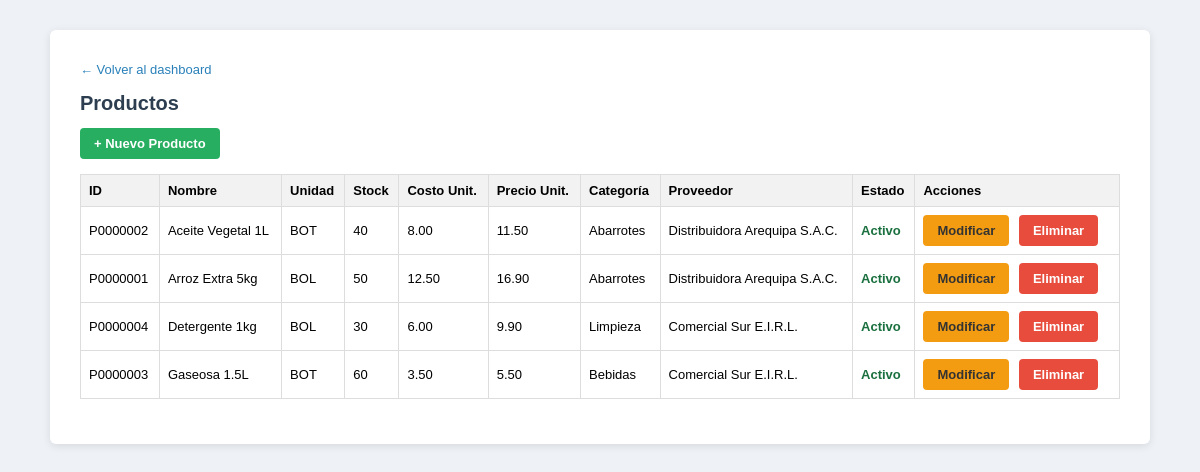
Screenshot of /archivos/productos.php (signed in) with the database file from the repository.
### tables this page shows
CREATE TABLE Productos (
    idproducto  VARCHAR(10)     NOT NULL,
    idproveedor VARCHAR(3)      NOT NULL,
    nomproducto VARCHAR(128)    NOT NULL,
    unimed      VARCHAR(15)     NULL,
    stock       INT             NOT NULL DEFAULT 0,
    cosuni      DECIMAL(10,4)   NOT NULL DEFAULT 0,
    preuni      DECIMAL(10,4)   NOT NULL DEFAULT 0,
    idcategoria CHAR(2)         NOT NULL,
    estado      CHAR(1)         NOT NULL DEFAULT '1',
    PRIMARY KEY (idproducto),
    CONSTRAINT fk_producto_proveedor FOREIGN KEY (idproveedor) REFERENCES Proveedores(idproveedor),
    CONSTRAINT fk_producto_categoria FOREIGN KEY (idcategoria) REFERENCES Categorias(idcategoria)
);

CREATE TABLE Categorias (
    idcategoria  CHAR(2)      NOT NULL,
    nomcategoria VARCHAR(128) NOT NULL,
    PRIMARY KEY (idcategoria)
);

CREATE TABLE Proveedores (
    idproveedor    VARCHAR(3)   NOT NULL,
    nomproveedor   VARCHAR(128) NOT NULL,
    rucproveedor   VARCHAR(11)  NULL,
    dirproveedor   VARCHAR(128) NULL,
    telproveedor   VARCHAR(9)   NULL,
    emailproveedor VARCHAR(64)  NULL,
    PRIMARY KEY (idproveedor)
);

### conexion/funciones.php (called while the page is built, shortened)
<?php
function escapar($html) {
    return htmlspecialchars((string)$html, ENT_QUOTES, 'UTF-8');
}

### archivos/productos.php (the view, shortened to what this page needs)
<?php
require_once "../conexion/conexion.php";
require_once "../conexion/funciones.php";
$sql = "SELECT p.idproducto, p.nomproducto, p.unimed, p.stock, p.cosuni, p.preuni, p.estado,
               c.nomcategoria, pr.nomproveedor
        FROM Productos p
        INNER JOIN Categorias c   ON p.idcategoria = c.idcategoria
        INNER JOIN Proveedores pr ON p.idproveedor = pr.idproveedor
        ORDER BY p.nomproducto";
$resultado = mysqli_query($conexion, $sql);
?>
<!DOCTYPE html>
<html lang="es">
<head>
</head>
<body>
<div class="contenedor">
    <a class="volver" href="../dashboard.php">&larr; Volver al dashboard</a>
    <h1>Productos</h1>
    <a class="btn btn-verde nuevo-btn" href="nuevo_producto.php">+ Nuevo Producto</a>
    <table>
        <thead>
            <tr>
                <th>ID</th>
                <th>Nombre</th>
                <th>Unidad</th>
                <th>Stock</th>
                <th>Costo Unit.</th>
                <th>Precio Unit.</th>
                <th>Categoría</th>
                <th>Proveedor</th>
                <th>Estado</th>
                <th>Acciones</th>
            </tr>
        </thead>
        <tbody>
            <?php while ($fila = mysqli_fetch_assoc($resultado)): ?>
            <tr>
                <td><?php echo escapar($fila['idproducto']); ?></td>
                <td><?php echo escapar($fila['nomproducto']); ?></td>
                <td><?php echo escapar($fila['unimed']); ?></td>
                <td class="<?php echo ((int)$fila['stock'] < 10) ? 'stock-bajo' : ''; ?>">
                    <?php echo escapar($fila['stock']); ?>
                </td>
                <td><?php echo number_format((float)$fila['cosuni'], 2); ?></td>
                <td><?php echo number_format((float)$fila['preuni'], 2); ?></td>
                <td><?php echo escapar($fila['nomcategoria']); ?></td>
                <td><?php echo escapar($fila['nomproveedor']); ?></td>
                <td>
                    <?php if ($fila['estado'] === '1'): ?>
                        <span class="estado-activo">Activo</span>
                    <?php else: ?>
                        <span class="estado-inactivo">Inactivo</span>
                    <?php endif; ?>
                </td>
                <td class="acciones">
                    <a class="btn btn-amarillo" href="modificar_producto.php?id=<?php echo urlencode($fila['idproducto']); ?>">Modificar</a>
                    <a class="btn btn-rojo" href="confirmar_eliminar.php?entidad=producto&id=<?php echo urlencode($fila['idproducto']); ?>">Eliminar</a>
                </td>
            </tr>
            <?php endwhile; ?>
        </tbody>
    </table>
</div>
</body>
</html>

### archivos/productos.php (style rules this page uses)
* { box-sizing: border-box; }
body { font-family: Arial, Helvetica, sans-serif; background-color: #eef1f5; margin: 0; padding: 30px 15px; }
.contenedor { max-width: 1100px; margin: 0 auto; background-color: #ffffff; padding: 30px; border-radius: 6px; box-shadow: 0 2px 8px rgba(0,0,0,0.1); }
h1 { color: #2c3e50; font-size: 20px; margin-top: 0; }
a.volver { display: inline-block; margin-bottom: 15px; color: #2980b9; text-decoration: none; font-size: 13px; }
table { border-collapse: collapse; width: 100%; margin-bottom: 15px; }
table th, table td { border: 1px solid #ddd; padding: 8px; font-size: 13px; text-align: left; }
table th { background-color: #f2f2f2; }
.btn { padding: 8px 14px; border: none; border-radius: 4px; font-size: 13px; font-weight: bold; cursor: pointer; color: #ffffff; text-decoration: none; display: inline-block; }
.btn-verde { background-color: #27ae60; }
.btn-amarillo { background-color: #f39c12; color: #333333; }
.btn-rojo { background-color: #e74c3c; }
.nuevo-btn { margin-bottom: 15px; }
.acciones a { margin-right: 6px; }
.estado-activo { color: #196f3d; font-weight: bold; }

### rows the page displays
productos: idproducto "P0000002", nomproducto "Aceite Vegetal 1L", unimed "BOT", stock "40", cosuni "8.00", preuni "11.50", idcategoria.nomcategoria "Abarrotes", idproveedor.nomproveedor "Distribuidora Arequipa S.A.C.", estado "Activo"
productos: idproducto "P0000001", nomproducto "Arroz Extra 5kg", unimed "BOL", stock "50", cosuni "12.50", preuni "16.90", idcategoria.nomcategoria "Abarrotes", idproveedor.nomproveedor "Distribuidora Arequipa S.A.C.", estado "Activo"
productos: idproducto "P0000004", nomproducto "Detergente 1kg", unimed "BOL", stock "30", cosuni "6.00", preuni "9.90", idcategoria.nomcategoria "Limpieza", idproveedor.nomproveedor "Comercial Sur E.I.R.L.", estado "Activo"
productos: idproducto "P0000003", nomproducto "Gaseosa 1.5L", unimed "BOT", stock "60", cosuni "3.50", preuni "5.50", idcategoria.nomcategoria "Bebidas", idproveedor.nomproveedor "Comercial Sur E.I.R.L.", estado "Activo"
